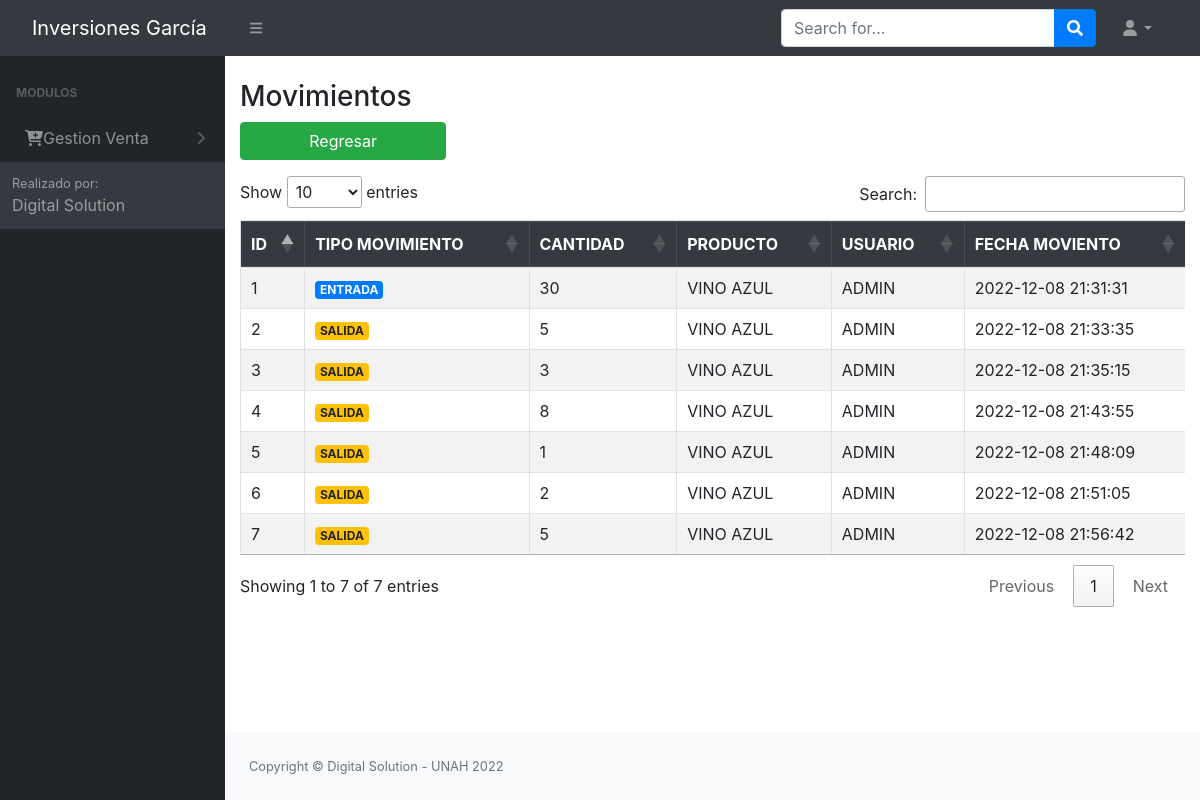
Screenshot of /src/vista_movimientos_producto.php?id=10 (signed in) with the database file from the repository.
### tables this page shows
CREATE TABLE `tbl_permisos` (
  `id_permiso` int(11) NOT NULL AUTO_INCREMENT,
  `id_rol` int(11) NOT NULL,
  `permiso_insercion` int(11) NOT NULL,
  `permiso_eliminacion` int(11) NOT NULL,
  `permiso_modificar` int(11) NOT NULL,
  `permiso_consultar` int(11) NOT NULL,
  `id_objeto` int(11) NOT NULL,
  `pdf` int(11) NOT NULL,
  PRIMARY KEY (`id_permiso`),
  KEY `id_objeto` (`id_objeto`),
  KEY `id_rol` (`id_rol`)
);

CREATE TABLE `tbl_modulos` (
  `id_objeto` int(11) NOT NULL AUTO_INCREMENT,
  `Objeto` varchar(100) NOT NULL,
  `descripcion_objeto` varchar(30) NOT NULL,
  `id_padre` int(11) NOT NULL,
  `URL` varchar(100) NOT NULL,
  PRIMARY KEY (`id_objeto`)
);

CREATE TABLE `tbl_kardex` (
  `id` int(11) NOT NULL AUTO_INCREMENT,
  `id_movimiento` int(11) NOT NULL,
  `id_producto` int(11) NOT NULL,
  `cantidad` int(11) NOT NULL,
  `id_usuario` int(11) NOT NULL,
  `fecha` timestamp NOT NULL DEFAULT current_timestamp() ON UPDATE current_timestamp(),
  PRIMARY KEY (`id`),
  KEY `id_movimiento` (`id_movimiento`),
  KEY `id_producto` (`id_producto`),
  KEY `id_usuario` (`id_usuario`)
);

CREATE TABLE `tbl_movimiento` (
  `id` int(11) NOT NULL AUTO_INCREMENT,
  `nombre_movimiento` varchar(15) NOT NULL,
  PRIMARY KEY (`id`)
);

CREATE TABLE `tbl_producto` (
  `codproducto` int(11) NOT NULL AUTO_INCREMENT,
  `id_categoria` int(11) NOT NULL,
  `id_tipo_producto` int(11) NOT NULL,
  `descripcion` varchar(200) NOT NULL,
  `precio_venta` decimal(10,2) NOT NULL,
  `existencia` int(11) NOT NULL,
  `cantidad_minima` int(11) NOT NULL,
  `cantidad_maxima` int(11) NOT NULL,
  `estado` int(11) NOT NULL DEFAULT 1,
  PRIMARY KEY (`codproducto`),
  KEY `id_categoria` (`id_categoria`,`id_tipo_producto`)
);

CREATE TABLE `tbl_usuario` (
  `id_usuario` int(11) NOT NULL AUTO_INCREMENT,
  `nombre` varchar(100) NOT NULL,
  `correo` varchar(100) NOT NULL,
  `usuario` varchar(20) NOT NULL,
  `clave` varchar(50) NOT NULL,
  `id_rol` int(11) NOT NULL,
  `fecha_ultima_conexion` timestamp NOT NULL DEFAULT current_timestamp() ON UPDATE current_timestamp(),
  `preguntas_contestadas` int(11) NOT NULL,
  `primer_ingreso` int(11) NOT NULL,
  `fecha_vencimiento` date NOT NULL DEFAULT '0000-00-00',
  `id_estado` int(11) NOT NULL,
  `id_empleado` int(11) NOT NULL,
  PRIMARY KEY (`id_usuario`),
  KEY `id_rol` (`id_rol`),
  KEY `estado` (`id_estado`),
  KEY `id_empleado` (`id_empleado`),
  CONSTRAINT `tbl_usuario_ibfk_1` FOREIGN KEY (`id_estado`) REFERENCES `tbl_estado` (`id_estado`),
  CONSTRAINT `tbl_usuario_ibfk_2` FOREIGN KEY (`id_rol`) REFERENCES `tbl_roles` (`id_rol`)
);

### config/conex.php (called while the page is built, shortened)
<?php
     function getConexion()
    {
        $db = new PDO('mysql:host=localhost:3306;dbname=bd_inversiones_garcia', 'root', '');
        return $db;
    }
?>

### modelos/modelo_principal.php (called while the page is built, shortened)
<?php
class ModeloPrincipal
{
    private $db;
    private $datos;
    public function __construct()
    {
        require_once '../config/conex.php';
        $this->db = getConexion();
    }
    public function insertargeneral($sql)
    {
        $this->db = getConexion();
        $resultado = $this->db->query($sql);
        if ($resultado) {
            return true;
        } else {
            return false;
        }
    }
    public function mostrargeneral($consulta)
    {
        $resu = $this->db->query($consulta);
        while ($filas = $resu->FETCHALL(PDO::FETCH_ASSOC)) {
            $this->datos[] = $filas;
        }
        return $this->datos;
    }
}

### controladores/controlador_movimientos_productos.php (the view, shortened to what this page needs)
<?php
include_once('../Login/header.php');
include_once '../modelos/modelo_principal.php';
class Contralador
{
    static public function mostrar($id)
    {
        $data = new ModeloPrincipal();
        $matriz = $data->mostrargeneral("select tk.*,ttk.nombre_movimiento,tp.descripcion,tu.nombre  from tbl_kardex tk inner join tbl_movimiento ttk on tk.id_movimiento = ttk.id inner join tbl_producto tp on tk.id_producto = tp.codproducto inner join tbl_usuario tu on tk.ID_USUARIO = tu.ID_USUARIO where tk.ID_PRODUCTO = '$id'" , "1");
        $ii = 0;
        foreach ($matriz as $key => $value) {
            foreach ($value as $registro) {  ?>
                <tr>
                <td><?=$ii = $ii + 1?></td>
                <td><span class="<?=$registro['nombre_movimiento'] == 'ENTRADA' ? 'badge badge-primary' : 'badge badge-warning'?> badge badge-primary"><?=$registro['nombre_movimiento']?></span></td>
                <td><?=$registro['cantidad']?></td>
                <td><?=$registro['descripcion']?></td>
                <td><?=$registro['nombre']?></td>
                <td><?=$registro['fecha']?></td>
                </tr>
          <?php  }
        }
    }
}

### Login/header.php (shortened to what this page needs)
<?php
include '../config/conn.php';
?>
<!DOCTYPE html>
<html lang="en">
    <head>
        <link href="https://cdn.jsdelivr.net/npm/simple-datatables@latest/dist/style.css" rel="stylesheet" />
        <link href="../dist/css/styles.css" rel="stylesheet" />
        <link rel="stylesheet" href="../Login/vendors/x/dist/notiflix-3.2.5.min.css" />
        <link rel="stylesheet" href="https://cdnjs.cloudflare.com/ajax/libs/twitter-bootstrap/4.1.3/css/bootstrap.css">
        <link rel="stylesheet" href="https://cdn.datatables.net/1.10.20/css/dataTables.bootstrap4.min.css">
        <link rel="stylesheet" type="text/css" href="assets/css/main.css">
        <link rel="stylesheet" type="text/css" href="assets/css/style.css">
        <link href="https://cdn.jsdelivr.net/npm/bootstrap@5.1.3/dist/css/bootstrap.min.css" rel="stylesheet">
        <link href="../dist/css/contenedor.css" rel="stylesheet" />
        <link href="../Login/vendors/bootstrap/dist/css/bootstrap.min.css" rel="stylesheet">
        <link rel="stylesheet" href="../Login/vendors/notiflix/dist/notiflix-3.2.5.min.css" />
        <link rel="stylesheet" href="https://cdnjs.cloudflare.com/ajax/libs/font-awesome/5.7.2/css/all.min.css" />
        <link rel="stylesheet" href="https://cdnjs.cloudflare.com/ajax/libs/simple-line-icons/2.4.1/css/simple-line-icons.css" />
        <link rel="stylesheet" href="https://cdn.datatables.net/1.10.19/css/jquery.dataTables.min.css" />
        <link rel="stylesheet" href="https://cdn.datatables.net/buttons/1.5.6/css/buttons.dataTables.min.css" />
    </head>
    <body class="sb-nav-fixed">
        <nav class="sb-topnav navbar navbar-expand navbar-dark bg-dark">
            <a class="navbar-brand ps-3" id="titulo_menu" href="../dist/home.php">  Inversiones García  </a>
            <button class="btn btn-link btn-sm order-1 order-lg-0 me-4 me-lg-0" id="sidebarToggle" href="#!"><i class="fas fa-bars"></i></button>
            <form class="d-none d-md-inline-block form-inline ms-auto me-0 me-md-3 my-2 my-md-0">
                <div class="input-group">
                    <input class="form-control" type="text" placeholder="Search for..." aria-label="Search for..." aria-describedby="btnNavbarSearch" />
                    <button class="btn btn-primary" id="btnNavbarSearch" type="button"><i class="fas fa-search"></i></button>
                </div>
            </form>
            <ul class="navbar-nav ms-auto ms-md-0 me-3 me-lg-4">
                <li class="nav-item dropdown">
                    <a class="nav-link dropdown-toggle" id="navbarDropdown" href="#" role="button" data-bs-toggle="dropdown" aria-expanded="false"><i class="fas fa-user fa-fw"></i></a>
                </li>
            </ul>
        </nav>
        <div id="layoutSidenav">
            <div id="layoutSidenav_nav">
                <nav class="sb-sidenav accordion sb-sidenav-dark" id="sidenavAccordion">
                    <div class="sb-sidenav-menu">
                        <div class="nav">
                            <div class="sb-sidenav-menu-heading">Modulos</div>
                            <?php
                            $rol = $_SESSION['rol'];
                            $result = mysqli_query($conn, "select * from tbl_modulos tm inner join tbl_permisos tp ON tm.ID_OBJETO = tp.ID_OBJETO where tm.ID_PADRE = 0 and tp.permiso_consultar = 1 and tp.ID_ROL = '$rol'"); ?>
                            <?php foreach ($result as $i) : ?>
                                <a class="nav-link collapsed" href="#" data-bs-toggle="collapse" data-bs-target="#pagesCollapsePersonas<?= $i['id_objeto'] ?>" aria-expanded="false" aria-controls="pagesCollapseError">
                                    &nbsp;&nbsp;<?= $i['Objeto'] ?>
                                    <div class="sb-sidenav-collapse-arrow"><i class="fas fa-angle-down"></i></div>
                                </a>
                            <?php endforeach; ?>
                    </div>
                    <div class="sb-sidenav-footer">
                        <div class="small">Realizado por:</div>
                        Digital Solution
                    </div>
                </nav>
            </div>
            <div id="layoutSidenav_content"> <br>

### rows the page displays
tbl_permisos: id_objeto.Objeto "Gestion Venta"
tbl_kardex: id_movimiento.nombre_movimiento "ENTRADA", cantidad "30", id_producto.descripcion "VINO AZUL", id_usuario.nombre "ADMIN", fecha "2022-12-08 21:31:31"
tbl_kardex: ii "2", id_movimiento.nombre_movimiento "SALIDA", cantidad "5", id_producto.descripcion "VINO AZUL", id_usuario.nombre "ADMIN", fecha "2022-12-08 21:33:35"
tbl_kardex: ii "3", id_movimiento.nombre_movimiento "SALIDA", cantidad "3", id_producto.descripcion "VINO AZUL", id_usuario.nombre "ADMIN", fecha "2022-12-08 21:35:15"
tbl_kardex: ii "4", id_movimiento.nombre_movimiento "SALIDA", cantidad "8", id_producto.descripcion "VINO AZUL", id_usuario.nombre "ADMIN", fecha "2022-12-08 21:43:55"
tbl_kardex: ii "5", id_movimiento.nombre_movimiento "SALIDA", cantidad "1", id_producto.descripcion "VINO AZUL", id_usuario.nombre "ADMIN", fecha "2022-12-08 21:48:09"
tbl_kardex: ii "6", id_movimiento.nombre_movimiento "SALIDA", cantidad "2", id_producto.descripcion "VINO AZUL", id_usuario.nombre "ADMIN", fecha "2022-12-08 21:51:05"
tbl_kardex: ii "7", id_movimiento.nombre_movimiento "SALIDA", cantidad "5", id_producto.descripcion "VINO AZUL", id_usuario.nombre "ADMIN", fecha "2022-12-08 21:56:42"
